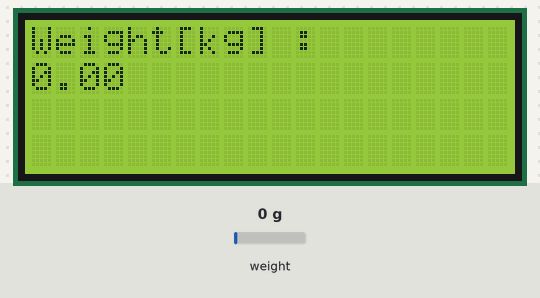
The sketch below on a simulated ESP32. Parts: 20×4 character LCD. The test bench sets the inputs (shaded band); at power-on: weight on the scale 0 g. What the sketch prints to the serial monitor is not drawn.

Above: at 3.2 s.
3.3 s: weight on the scale set to 100 g
At 4.2 s:
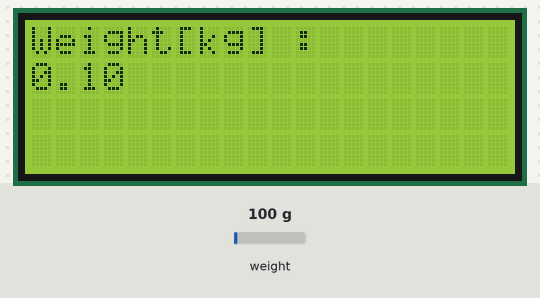
5.2 s: weight on the scale set to 1250 g
At 6.5 s:
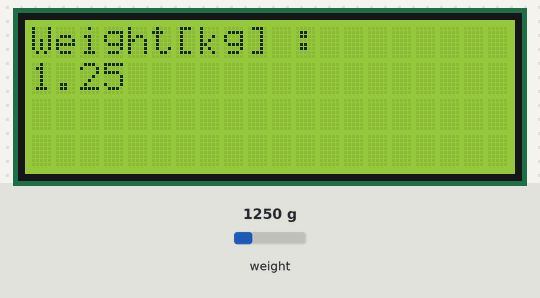
7.3 s: weight on the scale set to 2500 g
At 8.9 s:
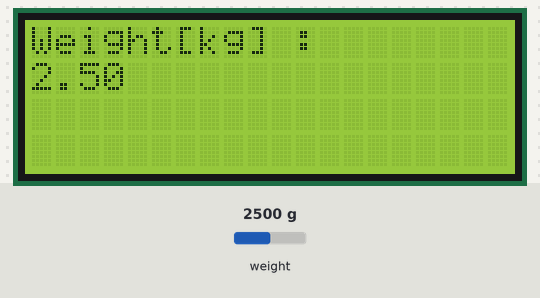
Timing chart, 0 to 10.4 s (numbered marks = the images above; inputs shaded):
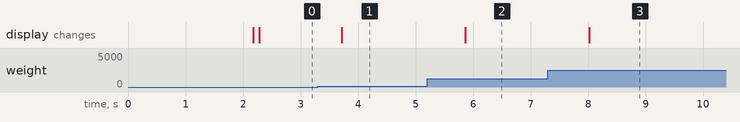

Measured:
- after the input at 3.3 s, the display: changes after 0.42 s (image 1)
- after the input at 5.2 s, the display: changes after 0.67 s (image 2)
- after the input at 7.3 s, the display: changes after 0.72 s (image 3)

The sketch:

esp32_weight_lcd.ino
```cpp
#include <LiquidCrystal_I2C.h>

#include <HX711.h>

#include <Wire.h>
#define Window_Size 100

LiquidCrystal_I2C lcd(0x27,20,4);

 int index1 = 0;
 float Value = 0;
 int sum = 0;
 int Readings[Window_Size];
 int Average = 0;

//constants
const int out = 26;
const int clck = 27;

HX711 scale(out, clck);
float CalibrationFactor = -55020;
//-55015;

void setup()
{
Serial.begin(9600);
lcd.init();
lcd.backlight();
scale.set_scale();
scale.tare();
long zero_factor = scale.read_average();

}

void loop()
{
  sum = sum - Readings[index1];
  Value = (scale.get_units());
  scale.set_scale(CalibrationFactor);
  Readings[index1] = Value;
  sum = sum + Value;
  index1 = (index1+1)% Window_Size;
  Average = sum / Window_Size;
  lcd.setCursor(0,0);
  lcd.print("Weight[kg] : ");
  Value = (scale.get_units());
  Serial.print("Weight in kg = ");
  Serial.println(Value,3);

  lcd.setCursor(0,1);
  lcd.print(Value,2);
  delay(500);

}
```
